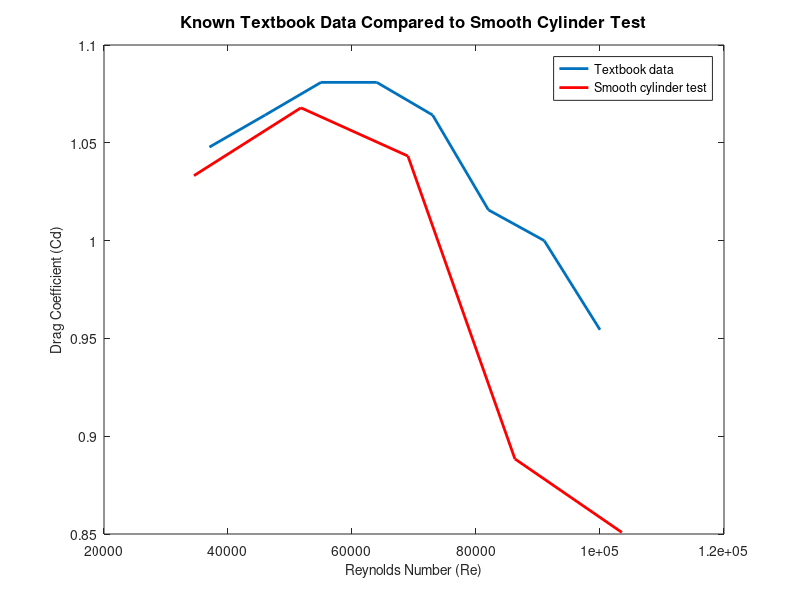

Reproduce this figure in MATLAB.
clc;
clear
load('data');
textBook=[%[10000 1]
              %[19000 1.0316]
              %[28000 1.0478]
              [37000 1.0478]
              [46000 1.0642]
              [55000 1.0809]
              [64000 1.0809]
              [73000 1.0642]
              [82000 1.0157]
              [91000 1]
              [100000 0.9544]];
              %[109000 0.8169]
              %[118000 0.6078]
              %[127000 0.3065]
              %[136000 0.2177]
              %[145000 0.2246]
              %[154000 0.2465]];
         
plot(textBook(:,1),textBook(:,2),'LineWidth',2)
hold on
abs2Pressure=101.016*1000;%1,010,16
absPressure=102.811*1000;%how it changes with altitude 600 to 800m 
Rspecific=287.058;
tempKelvin=290.35; 
temp2Kelvin=292.15; 
rho=absPressure/(Rspecific*tempKelvin);
rho2=abs2Pressure/(Rspecific*temp2Kelvin);
dynamicViscosity1=1.8054*10^(-5);
dynamicViscosity2=1.815*10^(-5);
diameterPipe=0.052;
r2=[10,15,20,25,30]*rho2*diameterPipe/dynamicViscosity2;
plot(r2,y3,'r','LineWidth',2)
legend('Textbook data','Smooth cylinder test')
title('Known Textbook Data Compared to Smooth Cylinder Test','FontSize',12)
xlabel('Reynolds Number (Re)','FontSize',10)
ylabel('Drag Coefficient (Cd)','FontSize',10)